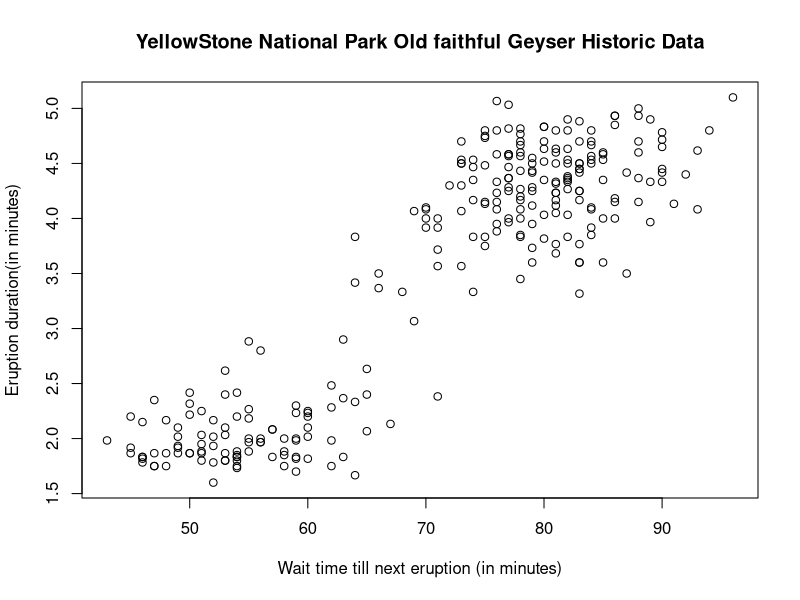

Reproduce this figure in R.
## ---- chunk 1
head(faithful)
## ---- chunk 2
plot(faithful$waiting,faithful$eruptions,
                     xlab = "Wait time till next eruption (in minutes)",
                     ylab = "Eruption duration(in minutes)",
                     main = "YellowStone National Park Old faithful Geyser Historic Data")
